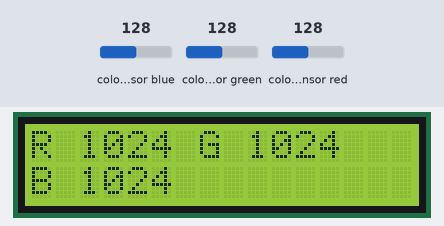
Recording of a sketch running on a simulated Arduino Uno, built with avr-gcc and run on an emulated ATmega328P. Parts: 16×2 character LCD. The test bench sets the inputs (shaded band); at power-on: colour sensor blue 128, colour sensor green 128, colour sensor red 128. What the sketch prints to the serial monitor is not drawn.

Above: at 1.2 s.
1.3 s: colour sensor blue set to 5
At 1.9 s:
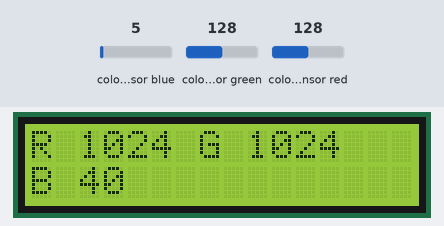
2.8 s: colour sensor green set to 64
At 3.9 s:
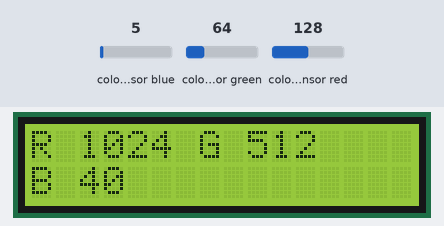
5.8 s: colour sensor red set to 5
At 6.7 s:
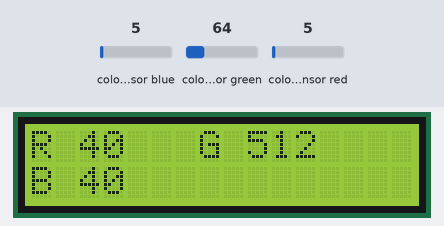
8.8 s: colour sensor red set to 128
At 9.2 s:
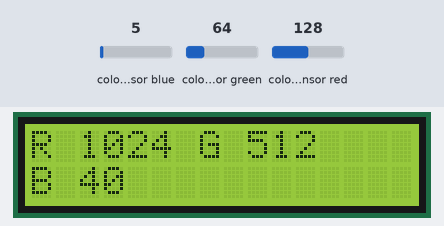
10.3 s: colour sensor blue set to 128
At 10.6 s:
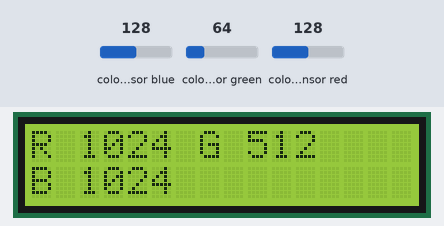
13.3 s: colour sensor green set to 128
At 13.9 s:
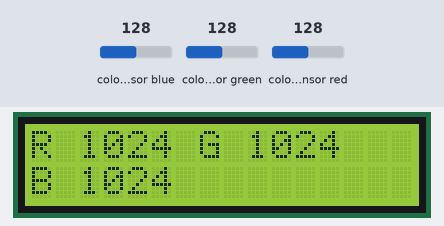
Timing chart, 0 to 16.3 s (numbered marks = the images above; inputs shaded):
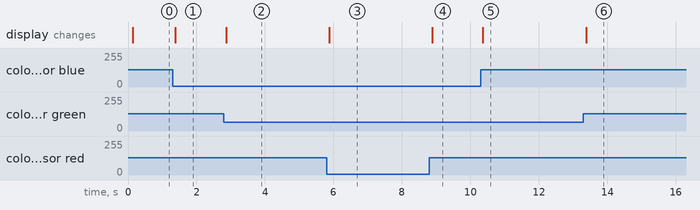

Measured:
- after the input at 1.3 s, the display: changes after 0.08 s (image 1)
- after the input at 2.8 s, the display: changes after 0.07 s (image 2)
- after the input at 5.8 s, the display: changes after 0.08 s (image 3)
- after the input at 8.8 s, the display: changes after 0.09 s (image 4)
- after the input at 10.3 s, the display: changes after 0.06 s (image 5)
- after the input at 13.3 s, the display: changes after 0.09 s (image 6)

The sketch:

sketch.ino
```cpp
/* Author - Igoshin Yaroslav Evgenivich.
Email: yaroslav.evg-ch@mail.ru */
#include <Wire.h>               // Must have lib
#include <LiquidCrystal_I2C.h>  // Display 1602 lib
#include "Adafruit_TCS34725.h"  // RGB Color Sensor lib

Adafruit_TCS34725 tcs = Adafruit_TCS34725(TCS34725_INTEGRATIONTIME_101MS, TCS34725_GAIN_1X); // Sensor setup (24, 101, 154, 614, 700 MS)

LiquidCrystal_I2C lcd(0x27,16,2);  // Display setup

void setup(void)
{
  Serial.begin(9600);
  if (tcs.begin()) {
    Serial.println("Ok");   // Writing Ok if signal is on
  } else {
    Serial.println("Err");  // Writing Error if signal is off
    while (1);
  }
  lcd.init();       // Display Initialisation
  lcd.backlight();  // Switching on backlight
}
void loop(void)
{
  uint16_t r, g, b, c;
  tcs.getRawData(&r, &g, &b, &c);
  lcd.clear();
  lcd.setCursor(0, 0);
  lcd.print("R");
  lcd.setCursor(2, 0);
  lcd.print(r, DEC);
  lcd.setCursor(7, 0);
  lcd.print("G");
  lcd.setCursor(9, 0);
  lcd.print(g, DEC);
  lcd.setCursor(0, 1);
  lcd.print("B");
  lcd.setCursor(2, 1);
  lcd.print(b, DEC);
}
```
